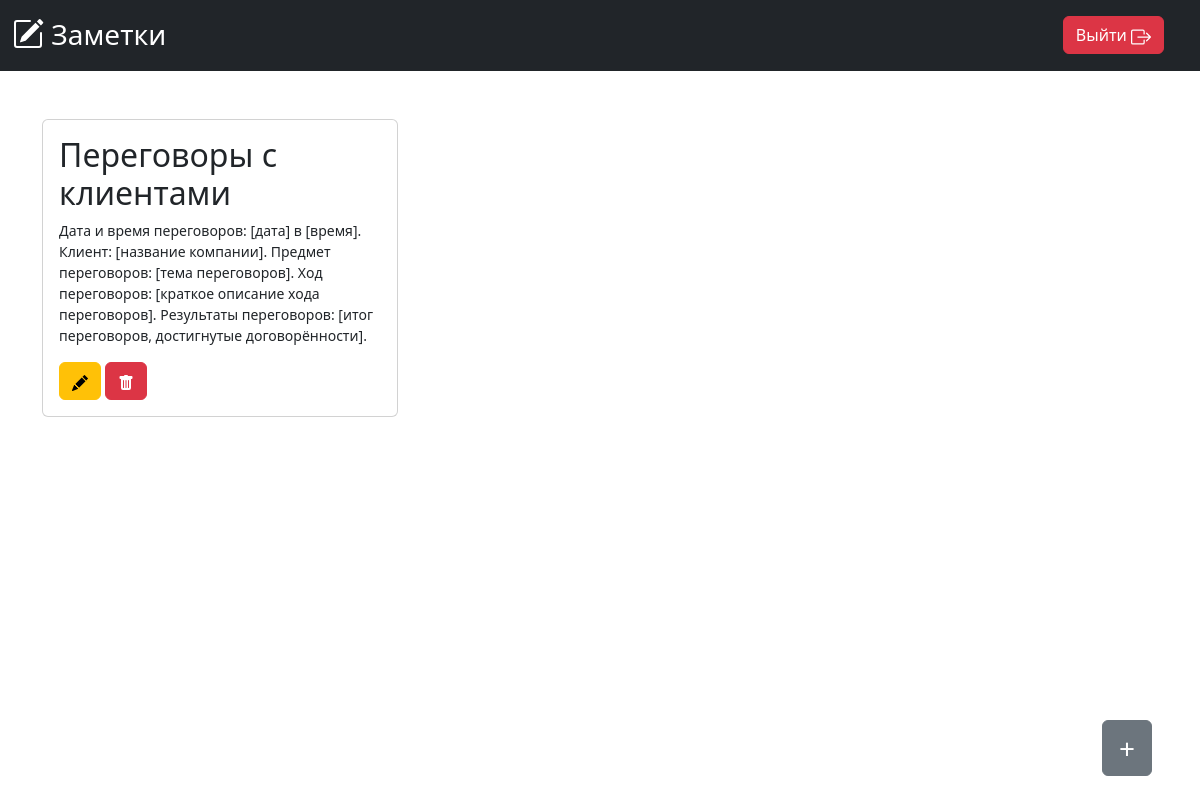
/ (signed in), run on the app's committed database.
### tables this page shows
CREATE TABLE notes (id INTEGER, title TEXT, user_id INTEGER, file TEXT);

### main.py (the view)
@app.route('/')
def index():
    if session['auth']:
        user_id, user_login, _ = sql_base.user_by_id(session.get('user_id'))
        notes = sql_base.all_notes(user_id)
        if notes:
            notes = [list(i) for i in sql_base.all_notes(user_id)]
        else:
            notes = []
        for note in notes:
            with open(f'notes_texts/{note[3]}') as file:
                note[3] = file.read()
        return render_template('index.html', title='Заметки', is_auth=True, user_login=user_login,
                               notes=notes)
    return render_template('login.html', title='Вход')

### sqlconnection.py (called while the page is built)
    def user_by_id(self, user_id: int):
        try:
            connection = sqlite3.connect(self.db)
            cursor = connection.cursor()
            user = cursor.execute(f'SELECT * FROM users WHERE id == {user_id}').fetchone()
            if not user:
                print('No user with such id')
                return False
            return user
        except Exception as e:
            print(e)
            return False

    def all_notes(self, user_id=-1):
        try:
            connection = sqlite3.connect(self.db)
            cursor = connection.cursor()
            if user_id == -1:
                notes = cursor.execute('SELECT * FROM notes').fetchall()
            else:
                notes = cursor.execute(f'SELECT * FROM notes WHERE user_id == {int(user_id)}').fetchall()
            if not notes:
                print('This user has no notes')
                return False
            return notes
        except Exception as e:
            print(e)
            return False

### templates/index.html (shortened to what this page needs)
{% extends 'base.html' %}
{% block  content %}
<div class="container">
    <div class="row">
        {% for note in notes %}
        <div class="col-lg-4 col-md-6 col-sm-12 col-12 mt-5">
            <div class="card p-3">
                <h2 class="card-title">{{ note[1] }}</h2>
                <p class="small">{{note[3]}}</p>
                <div class="container p-0">
                    <a class="btn btn-warning" href="/edit_note_form/{{note[0]}}">
                    </a>
                    <a class="btn btn-danger" href="/delete_note/{{note[0]}}">
                    </a>
                </div>
            </div>
        </div>
        {% endfor %}
    </div>
</div>
<div class="position-fixed bottom-0 end-0 mx-5 my-4">
    <a class="btn btn-secondary fs-3 px-3" href="/add_note_form">+</a>
</div>
{% endblock %}

### templates/base.html (shortened to what this page needs)
<!DOCTYPE html>
<html lang="en">
<head>
    <link href="https://cdn.jsdelivr.net/npm/bootstrap@5.3.3/dist/css/bootstrap.min.css" rel="stylesheet"
>
    <link rel=”stylesheet” href=”https://cdn.jsdelivr.net/npm/bootstrap-icons@1.5.0/font/bootstrap-icons.css”/>
</head>
<body>
<header>
    <nav class="navbar navbar-dark bg-dark">
        <div class="container-fluid">
            <a class="navbar-brand fs-3" href="/">
                Заметки
            </a>
            <a class="btn btn-danger me-4" href="/logout">Выйти
            </a>
        </div>
    </nav>
</header>
<main>{% block content %}{% endblock %}</main>
</body>
</html>

### data on the page
notes: title "Переговоры с клиентами", note "Дата и время переговоров: [дата] в [время]. Клиент: [название компании]. Предмет переговоров: [тема переговоров]. Ход переговоров: [краткое описание хода переговоров]. Результаты переговоров: [итог переговоров, достигнутые договорённости]."
